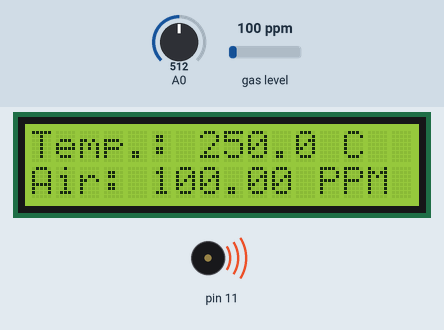
Simulated run of this sketch. Board: Arduino Uno, built with avr-gcc and run on an emulated ATmega328P. Parts: 16×2 character LCD, buzzer (waves = sounding). The inputs (shaded band) are chosen by the test bench; at power-on: gas level 100 ppm, A0 = 512.

Above: at 0.39 s.
1.4 s: gas level set to 11 ppm
At 3.3 s:
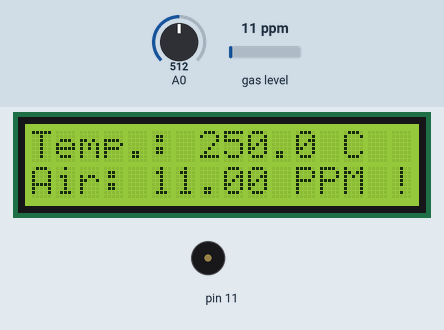
4.3 s: gas level set to 8 ppm
At 5.1 s:
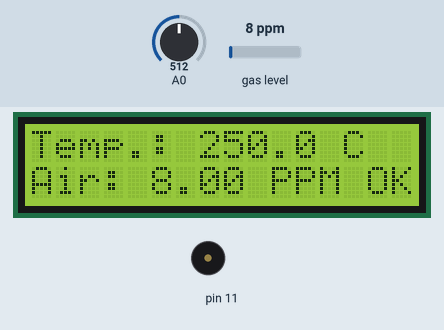
6.0 s: A0 set to 716
At 6.5 s:
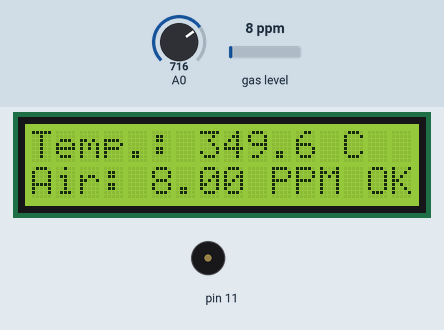
7.6 s: A0 set to 900
At 8.9 s:
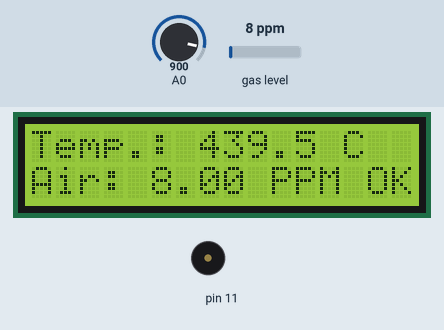
9.2 s: gas level set to 20 ppm
At 10.3 s:
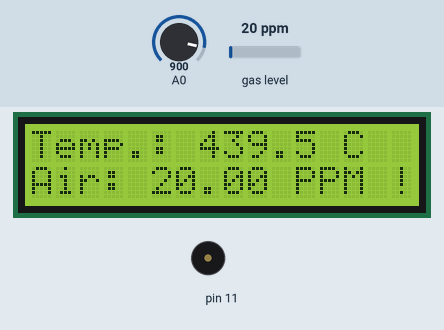
11.3 s: A0 set to 1023
At 12.5 s:
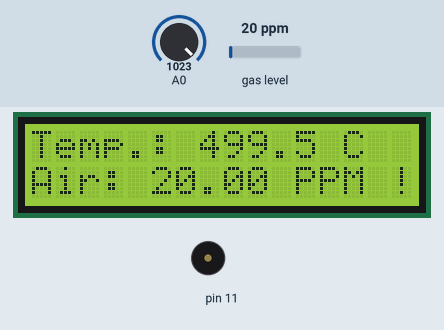
Timing chart, 0 to 14.5 s (numbered marks = the images above; inputs shaded):
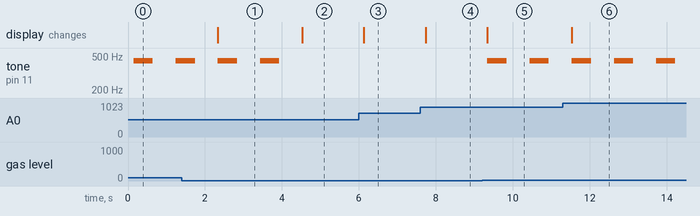

The sketch:

HomeStation.ino
```cpp
/*
Arduino home microclimate station
by Taras Lynnyk & Dmyto Lynnyk
version 1.0
*/

#include <Arduino.h>
#include <Wire.h>
#include <LiquidCrystal_PCF8574.h>

#include <LM35.h>

#include <Buzzer.h>

#include <MQUnifiedsensor.h>

#define Voltage_Resolution  5
#define ADC_Bit_Resolution  10
#define RatioMQ2CleanAir    9.83 //RS / R0 = 9.83 ppm

MQUnifiedsensor MQ2("Arduino UNO", Voltage_Resolution, ADC_Bit_Resolution, A2, "MQ-2");

LiquidCrystal_PCF8574 lcd(0x27);

LM35 tempSensot(0);

Buzzer buzzer(11);

void setupMQ2()
{
  //Set math model to calculate the PPM concentration and the value of constants
  MQ2.setRegressionMethod(1); //_PPM =  a*ratio^b
  MQ2.setA(574.25); MQ2.setB(-2.222); // Configure the equation to to calculate LPG concentration
  /*
    Exponential regression:
    Gas    | a      | b
    H2     | 987.99 | -2.162
    LPG    | 574.25 | -2.222
    CO     | 36974  | -3.109
    Alcohol| 3616.1 | -2.675
    Propane| 658.71 | -2.168
  */

  /*****************************  MQ Init ********************************************/
  //Remarks: Configure the pin of arduino as input.
  /************************************************************************************/
  MQ2.init();
  /*
    //If the RL value is different from 10K please assign your RL value with the following method:
    MQ2.setRL(10);
  */
  /*****************************  MQ CAlibration ********************************************/
  // Explanation:
    // In this routine the sensor will measure the resistance of the sensor supposedly before being pre-heated
  // and on clean air (Calibration conditions), setting up R0 value.
  // We recomend executing this routine only on setup in laboratory conditions.
  // This routine does not need to be executed on each restart, you can load your R0 value from eeprom.
  // Acknowledgements: https://jayconsystems.com/blog/understanding-a-gas-sensor

  lcd.setCursor(0, 0);
  lcd.print("Calibrating     ");
  lcd.setCursor(0, 1);
  lcd.print("please wait.    ");

  float calcR0 = 0;
  for(int i = 1; i<=10; i ++)
  {
    MQ2.update(); // Update data, the arduino will read the voltage from the analog pin
    calcR0 += MQ2.calibrate(RatioMQ2CleanAir);
  }
  MQ2.setR0(calcR0/10);

  lcd.home();
  lcd.clear();
  /*****************************  MQ CAlibration ********************************************/

}

void setup()
{

  lcd.begin(16, 2);
  lcd.home();
  lcd.clear();
  lcd.setBacklight(255);

  setupMQ2();

}

void loop()
{
  double temp = tempSensot.getTemp(CELCIUS);

  MQ2.update();
  float ppm = MQ2.readSensor();

  lcd.setCursor(0, 0);
  lcd.print("Temp.: ");
  lcd.print(temp, 1);
  lcd.print(" C  ");

  lcd.setCursor(0, 1);
  lcd.print("Air: ");
  lcd.print(ppm, 2);
  lcd.print(" PPM");

  if (ppm > RatioMQ2CleanAir)
  {
    lcd.print(" !!   ");
    buzzer.begin(10);
    buzzer.sound(NOTE_A4, 500);
    buzzer.end(10);
  }
  else
  {
    lcd.print(" OK   ");
  }

  delay(500);

}
```

Measured:
- the behaviour switches between 10 and 9 ppm on gas level (found by bisection; images 1 and 2)
- after the input at 1.4 s, the display: changes after 0.94 s (image 1)
- after the input at 4.3 s, tone on pin 11: stays silent (without the input it goes to 440 Hz after 0.23 s); the display: changes after 0.23 s (image 2)
- after the input at 6.0 s, the display: changes after 0.13 s (image 3)
- after the input at 7.6 s, the display: changes after 0.14 s (image 4)
- after the input at 9.2 s, tone on pin 11: alternates 440 Hz for 0.50 s and silent for 0.60 s, starting after 0.14 s; the display: changes after 0.14 s (image 5)
- after the input at 11.3 s, the display: changes after 0.23 s (image 6)
- by itself, tone on pin 11: alternates 440 Hz for 0.50 s and silent for 0.60 s
